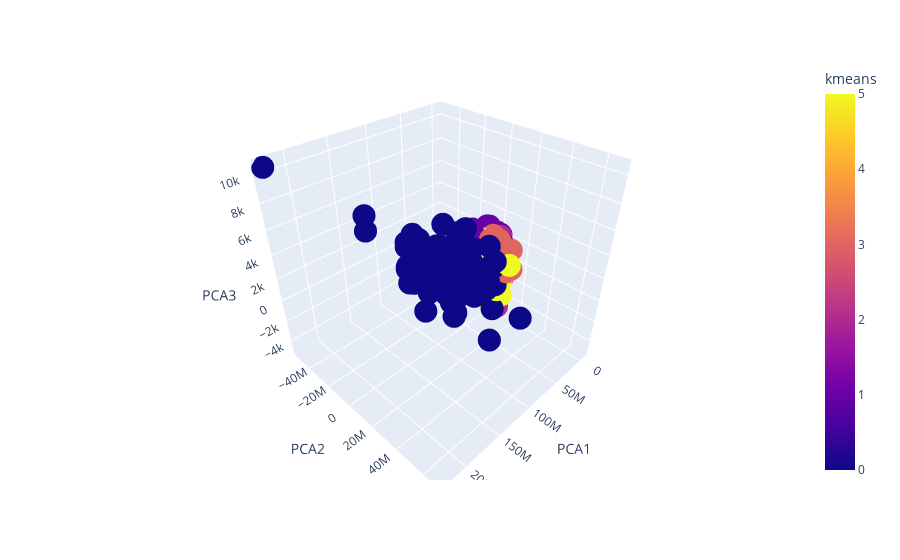

This figure's notebook cell:
### Code cell
px.scatter_3d(pca_df.head(500), x="PCA1", y="PCA2", z="PCA3", color='kmeans' )

### Figure 1 — Plotly figure (JSON) as saved in the notebook; plotly's stock layout.template omitted (floating-point values rounded to 4 significant figures; data arrays with more than 128 entries replaced by an {"elided": "..."} marker saying what was removed)
{"data": [{"hovertemplate": "PCA1=%{x}<br>PCA2=%{y}<br>PCA3=%{z}<br>kmeans=%{marker.color}<extra></extra>", "legendgroup": "", "marker": {"color": {"elided": "500 int values"}, "coloraxis": "coloraxis", "symbol": "circle"}, "mode": "markers", "name": "", "scene": "scene", "showlegend": false, "type": "scatter3d", "x": {"elided": "500 float values"}, "y": {"elided": "500 float values"}, "z": {"elided": "500 float values"}}], "layout": {"coloraxis": {"colorbar": {"title": {"text": "kmeans"}}, "colorscale": [[0, "#0d0887"], [0.1111, "#46039f"], [0.2222, "#7201a8"], [0.3333, "#9c179e"], [0.4444, "#bd3786"], [0.5556, "#d8576b"], [0.6667, "#ed7953"], [0.7778, "#fb9f3a"], [0.8889, "#fdca26"], [1, "#f0f921"]]}, "legend": {"tracegroupgap": 0}, "margin": {"t": 60}, "scene": {"domain": {"x": [0, 1], "y": [0, 1]}, "xaxis": {"title": {"text": "PCA1"}}, "yaxis": {"title": {"text": "PCA2"}}, "zaxis": {"title": {"text": "PCA3"}}}}}
